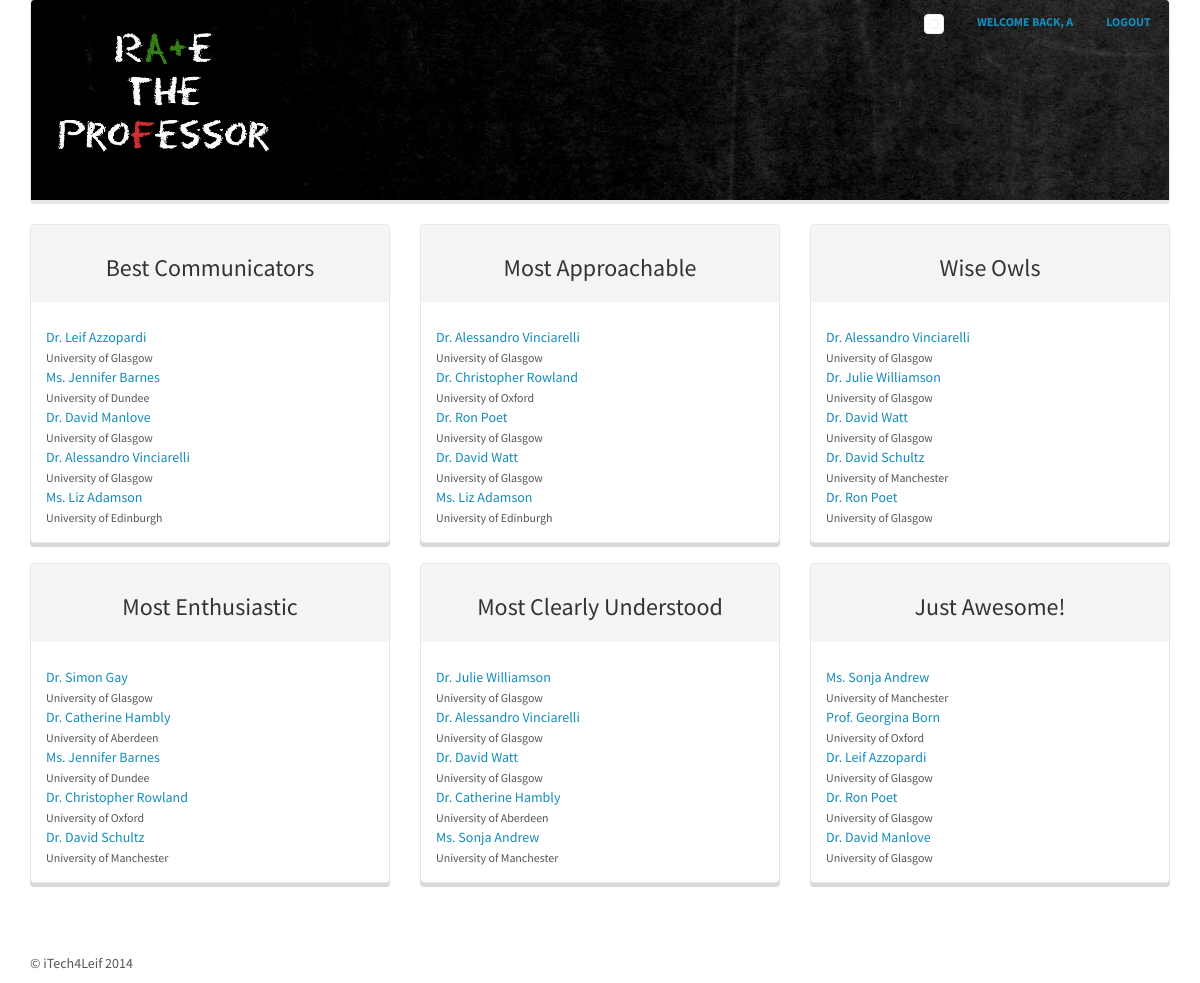
The app's page /rate_the_professor/ranking/ (signed in) with its own data.
### rate_the_professor/models.py (models this page shows, shortened)
class Professor(models.Model):
    title = models.CharField(max_length=64)
    first_name = models.CharField(max_length=256)
    last_name = models.CharField(max_length=256)
    sum_of_communication = models.DecimalField(max_digits=10, decimal_places=1, default=2.5)
    no_of_communication = models.IntegerField(default=1)
    overall_communication = models.DecimalField(max_digits=2, decimal_places=1, default=2.5)
    sum_of_knowledge = models.DecimalField(max_digits=10, decimal_places=1, default=2.5)
    no_of_knowledge = models.IntegerField(default=1)
    overall_knowledge = models.DecimalField(max_digits=2, decimal_places=1, default=2.5)
    sum_of_approachability = models.DecimalField(max_digits=10, decimal_places=1, default=2.5)
    no_of_approachability = models.IntegerField(default=1)
    overall_approachability = models.DecimalField(max_digits=2, decimal_places=1, default=2.5)
    sum_of_enthusiasm = models.DecimalField(max_digits=10, decimal_places=1, default=2.5)
    no_of_enthusiasm = models.IntegerField(default=1)
    overall_enthusiasm = models.DecimalField(max_digits=2, decimal_places=1, default=2.5)
    sum_of_clarity = models.DecimalField(max_digits=10, decimal_places=1, default=2.5)
    no_of_clarity = models.IntegerField(default=1)
    overall_clarity = models.DecimalField(max_digits=2, decimal_places=1, default=2.5)
    sum_of_awesomeness = models.DecimalField(max_digits=10, decimal_places=1, default=2.5)
    no_of_awesomeness = models.IntegerField(default=1)
    overall_awesomeness = models.DecimalField(max_digits=2, decimal_places=1, default=2.5)
    sum_of_ratings = models.DecimalField(max_digits=10, decimal_places=1, default=2.5)
    no_of_ratings = models.IntegerField(default=1)
    overall_rating = models.DecimalField(max_digits=2, decimal_places=1, default=2.5)
    picture = models.ImageField(upload_to='professors', blank=True)
    university = models.ForeignKey(University)
    courses_taught = models.ManyToManyField(Course)
    website_url = models.URLField()
    def _full_name(self):
        return u'%s %s %s ' % (self.title, self.first_name, self.last_name)
    full_name = property(_full_name)

class University(models.Model):
    uni_name = models.CharField(max_length=256, unique=True)
    website_url = models.URLField()
    class Meta:
        verbose_name_plural = "Universities"
    def __unicode__(self):
        return self.uni_name

### rate_the_professor/views.py (the view)
def ranking(request):
    context = RequestContext(request)
    best_communicators = Professor.objects.order_by('-overall_communication')[:5]
    easily_approachable = Professor.objects.order_by('-overall_approachability')[:5]
    wise_owls = Professor.objects.order_by('-overall_knowledge')[:5]
    most_enthusiastic = Professor.objects.order_by('-overall_enthusiasm')[:5]
    best_clarity = Professor.objects.order_by('-overall_clarity')[:5]
    totally_awesome =Professor.objects.order_by('-overall_awesomeness')[:5]
    context_dict = {'best_communicators': best_communicators
        , 'easily_approachable': easily_approachable
        , 'wise_owls': wise_owls
        , 'most_enthusiastic': most_enthusiastic
        , 'best_clarity': best_clarity
        , 'totally_awesome': totally_awesome
    }
    return render_to_response('rate_the_professor/ranking.html', context_dict, context)

### templates/rate_the_professor/ranking.html
{% extends 'rate_the_professor/base.html' %}
{% load static %}
{% block body_block %}
<div class="row">
    <div class="col-md-4">
        <div class="panel panel-default">
            <div class="panel-heading"><h3 class="centered-text">Best Communicators</h3></div>
            <div class="panel-body">
                {% include "rate_the_professor/top_rating.html" with professors=best_communicators%}
            </div>
        </div>
    </div>
    <div class="col-md-4">
        <div class="panel panel-default">
            <div class="panel-heading"><h3 class="centered-text">Most Approachable</h3></div>
            <div class="panel-body">
                {% include "rate_the_professor/top_rating.html" with professors=easily_approachable%}
            </div>
        </div>
    </div>
    <div class="col-md-4">
        <div class="panel panel-default">
            <div class="panel-heading"><h3 class="centered-text">Wise Owls</h3></div>
            <div class="panel-body">
                {% include "rate_the_professor/top_rating.html" with professors=wise_owls %}
            </div>
        </div>
    </div>
</div>
<div class="row">
    <div class="col-md-4">
        <div class="panel panel-default">
            <div class="panel-heading"><h3 class="centered-text">Most Enthusiastic</h3></div>
            <div class="panel-body">
                {% include "rate_the_professor/top_rating.html" with professors=most_enthusiastic%}
            </div>
        </div>
    </div>
    <div class="col-md-4">
        <div class="panel panel-default">
            <div class="panel-heading"><h3 class="centered-text">Most Clearly Understood</h3></div>
            <div class="panel-body">
                {% include "rate_the_professor/top_rating.html" with professors=best_clarity%}
            </div>
        </div>
    </div>
    <div class="col-md-4">
        <div class="panel panel-default">
            <div class="panel-heading"><h3 class="centered-text">Just Awesome!</h3></div>
            <div class="panel-body">
                {% include "rate_the_professor/top_rating.html" with professors=totally_awesome%}
            </div>
        </div>
    </div>
</div>
{% endblock %}

### templates/rate_the_professor/base.html (shortened to what this page needs)
{% load static %}
<!DOCTYPE html>
<html>
<head>
	<link href="{% static 'css/bootstrap.css' %}" rel="stylesheet">
	<link href="{% static 'css/bootstrap.min.css' %}" rel="stylesheet" media="screen">
</head>
<body>
	<div class="container">
		<div class="navbar navbar-default">
			<div class="row">
				<div class="col-md-3">
					<div class="navbar-header">
						<a href="/rate_the_professor/"><img src="{% static 'img/logo.png' %}" class="navbar-brand"></a>
					</div>
				</div>
				{% if user.is_authenticated %}
					<div class="col-md-3 col-md-offset-6">
						<div class="btn-group">
							<a href="/rate_the_professor/user/" class="btn btn-lg btn-link">
								<div class="thumbnail">
									{% if user_profile.picture %}
										<img class= "thumbnail" src="/media/user/{{ user_profile.picture }}">
									{% else %}
										<img class= "thumbnail" src="{% static 'img/profpic.png' %}">
									{% endif %}
								</div>
							</a>
							<a href="/rate_the_professor/user/" class="btn btn-lg btn-link">Welcome back, {{ user.username }}</a>
							<a href="/rate_the_professor/logout/" class="btn btn-lg btn-link">Logout</a>
						</div>
					</div>
				{% endif %}
			</div>
		</div>
		<div id="b">
			{% block body_block %}{% endblock %}
		</div>
		<footer>
			<p>&copy; iTech4Leif 2014</p>
		</footer>
	</div>
</body>
</html>

### templates/rate_the_professor/top_rating.html (shortened to what this page needs)
{% if professors %}
    {% for professor in professors %}
        <div class="row">
            <div class="col-md-6">
                <a href="/rate_the_professor/professor/{{ professor.id }}/">{{ professor.full_name }}</a>
                <br><small>{{ professor.university }}</small>
            </div>
            <div class="col-md-6 big-rating" title="{{ professor.overall_rating }} stars">{{ professor.overall_rating }}</div>
        </div>
    {% endfor %}
{% else %}
    <strong>There are no professors present.</strong>
{% endif %}

### records on screen
Professor: full_name "Dr. Leif Azzopardi", university "University of Glasgow"
Professor: full_name "Ms. Jennifer Barnes", university "University of Dundee"
Professor: full_name "Dr. David Manlove", university "University of Glasgow"
Professor: full_name "Dr. Alessandro Vinciarelli", university "University of Glasgow"
Professor: full_name "Ms. Liz Adamson", university "University of Edinburgh"
Professor: full_name "Dr. Christopher Rowland", university "University of Oxford"
Professor: full_name "Dr. Ron Poet", university "University of Glasgow"
Professor: full_name "Dr. David Watt", university "University of Glasgow"
Professor: full_name "Dr. Julie Williamson", university "University of Glasgow"
Professor: full_name "Dr. David Schultz", university "University of Manchester"
Professor: full_name "Dr. Simon Gay", university "University of Glasgow"
Professor: full_name "Dr. Catherine Hambly", university "University of Aberdeen"
Professor: full_name "Ms. Sonja Andrew", university "University of Manchester"
Professor: full_name "Prof. Georgina Born", university "University of Oxford"

### other values on screen
{{ user.username }} "A"
